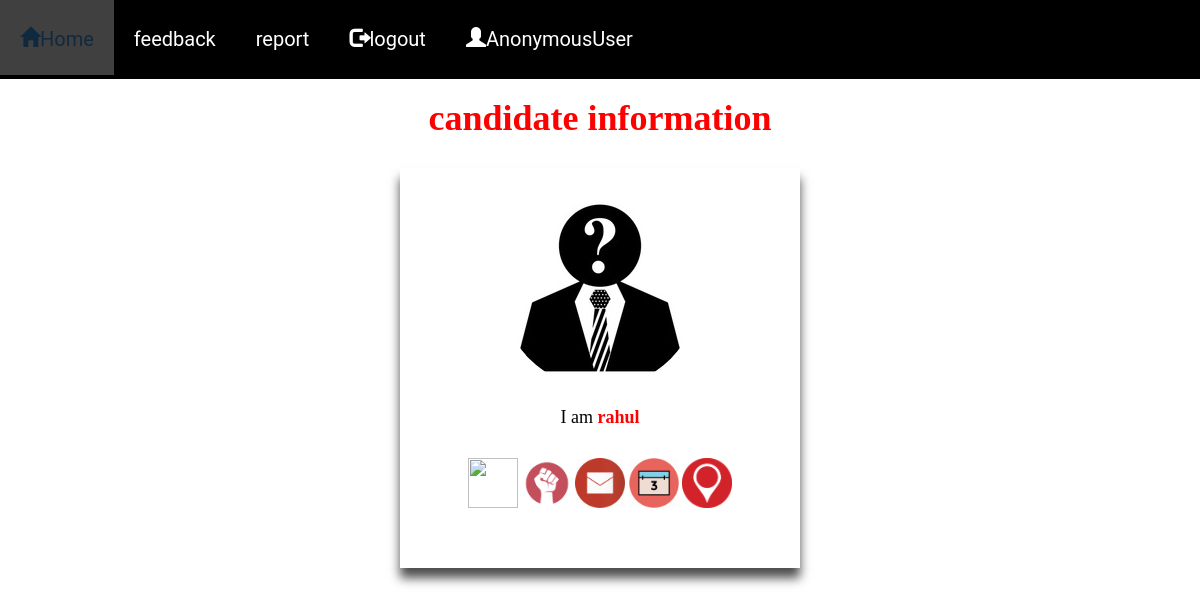
/candidate_details/5, run on the app's committed database.
### organiser_app/models.py (models this page shows, shortened)
class Candidate(models.Model):
    candidate_id=models.AutoField(primary_key=True)
    candidate_name=models.CharField(max_length=50,null=False)
    candidate_fname=models.CharField(max_length=50,null=False)
    candidate_party=models.CharField(choices=party_options,null=False,max_length=10,default="Bhartiya Janta Party")
    candidate_region=models.CharField(choices=region_options,null=False,max_length=10,default="AndhraPradesh")
    candidate_gender=models.CharField(choices=Gender_options,null=False,max_length=1,default="Male")
    candidate_email=models.EmailField(unique=True,null=False)
    candidate_dob=models.DateField(null=False)
    candidate_aadhar=models.BigIntegerField(unique=True,null=False)
    profile_pic=models.ImageField(upload_to='profile_pics',blank=True)

### evoting/views.py (the view)
# urls.py: path('candidate_details/<int:pk>', user_views.candidate_details, name='candidate_details'),
def candidate_details(request,pk):
    template_name='trail/candidate_detail.html'
    candidate=get_object_or_404(Candidate,candidate_id=pk)
    region_options = {
        '0': 'AndhraPradesh',
        '1': 'Bihar',
        '2': 'karnataka',
        '3': 'Tamilnadu',
        '4': 'Kerela',
        '5': 'UttarPradesh',
        '6': 'WestBengal',
        '7': 'MadhyaPradesh',
        '8': 'Haryana',
        '9': 'Assam'
    }
    print(str(candidate.candidate_dob))
    candidate.candidate_region = region_options[candidate.candidate_region]
    dob = str(candidate.candidate_dob)
    return render(request,template_name,{'object':candidate,'dob':dob})

### templates/trail/candidate_detail.html (shortened to what this page needs)
{% load static %}
<!DOCTYPE html>
<html lang="en">
<head>
   <link rel="stylesheet" type="text/css" href="{% static "trail/base.css" %}"/>
    <link rel="stylesheet" type="text/css" href="{% static "trail/styles.css" %}"/>
     <link rel="stylesheet" href="https://maxcdn.bootstrapcdn.com/bootstrap/3.3.7/css/bootstrap.min.css">
    <link rel="stylesheet" href="https://cdnjs.cloudflare.com/ajax/libs/animate.css/3.7.0/animate.min.css">
</head>
<body>
<ul>
    <li><a href="{% url 'evoting-home' %}" style="text-decoration: none;"><span class="glyphicon glyphicon-home"></span>Home</a></li>
    <li><a href="{% url 'charts:feedback' %}" style="text-decoration: none;">feedback</a></li>
        <li><a href="{% url 'charts:report' %}" style="text-decoration: none;">report</a></li>
    <li><a href="{% url 'evoting-logout' %}" style="text-decoration: none;"><span class="glyphicon glyphicon-log-out"></span>logout</a></li>
    <li><a href=" " style="text-decoration: none;"><span class="glyphicon glyphicon-user"></span>{{user}}</a></li>
    </ul>
<center>
    <h1 class="font animated rubberBand" style="color:red">candidate information</h1>
    <br>
    <center>
        <div class="container">
            <div style="background-color:white" class="card">
                <br><div><img style="width:200px;height:200px;border-radius:50%" src="{{ object.profile_pic.url }}" alt = "hello!!" ></div>
                <h4>I am <b style="color:red">{{ object.candidate_name }}</b></h4>
                <br><div class=class1>
                <a href="#" data-toggle="tooltip" title="gender:{{ object.candidate_gender }}"><img src="{% static "trail/gender.png"%}" style="width:50px;height:50px"></a>
                <a href="#" data-toggle="tooltip" title="party:{{ object.candidate_party }}"><img src="{% static "trail/party.png"%}" style="width:50px;height:50px"></a>
                <a href="#" data-toggle="tooltip" title="email:{{ object.candidate_email }}"><img src="{% static "trail/mail.png"%}" style="width:50px;height:50px"></a>
                <a href="#" data-toggle="tooltip" title="Date-of-birth:{{ object.candidate_dob }}"><img src="{% static "trail/calender.png"%}" style="width:50px;height:50px"></a>
                <a href="#" data-toggle="tooltip" title="region:{{ object.candidate_region }}"><img src="{% static "trail/loca.png"%}" style="width:50px;height:50px"></a>
            </div>
            </div>
        </div>
    </center>
</center>
</body>
</html>

### static/trail/base.css (style rules this page uses)
ul { list-style-type: none; margin: 0; padding: 0; overflow: hidden; background-color: black; }
li { float: left; }
li a { display: block; color: white; text-align: center; padding: 25px 20px; font-size: 20px; font-family: "Roboto", "Lucida Grande", Verdana, Arial, sans-serif; }
h1 { color:red; font-weight: 100; font-size: 40px; margin: 40px 0px 20px; }
.container { position: relative; text-align: center; color:black; }
.font { color:darkslateblue; font-family: "Britannic Bold"; font-weight: bold; }
.card { box-shadow: 0 10px 10px 0 rgba(0, 0, 0, 0.7); background-color: gray; width: 400px; height:400px; margin: auto; text-align: center; font-family: "Britannic Bold"; }

### static/trail/styles.css (style rules this page uses)
body { background-repeat: no-repeat; background-attachment: fixed; background-size: 1400px 650px; z-index: -2; }

### data on the page
Candidate: profile_pic (picture), candidate_name "rahul"

### other printed values
{{ user }} "AnonymousUser"
